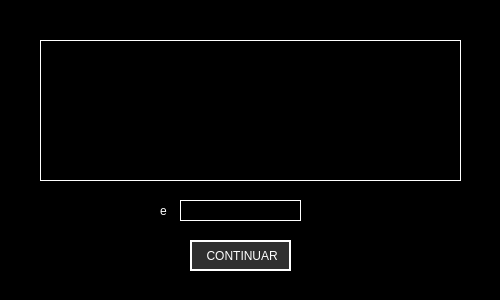
<?xml version="1.0" encoding="UTF-8"?>
<ui version="4.0">
 <class>coprime</class>
 <widget class="QDialog" name="coprime">
  <property name="geometry">
   <rect>
    <x>0</x>
    <y>0</y>
    <width>500</width>
    <height>300</height>
   </rect>
  </property>
  <property name="maximumSize">
   <size>
    <width>500</width>
    <height>350</height>
   </size>
  </property>
  <property name="windowTitle">
   <string>Coprimo</string>
  </property>
  <property name="styleSheet">
   <string notr="true">background-color: rgb(0, 0, 0);
color: rgb(255, 255, 255);</string>
  </property>
  <widget class="QPushButton" name="continuar">
   <property name="geometry">
    <rect>
     <x>190</x>
     <y>240</y>
     <width>101</width>
     <height>31</height>
    </rect>
   </property>
   <property name="styleSheet">
    <string notr="true">font: 10pt &quot;Nimbus Sans [UKWN]&quot;;
background-color: rgb(47, 47, 47);
border: 2px solid white;</string>
   </property>
   <property name="text">
    <string> CONTINUAR</string>
   </property>
  </widget>
  <widget class="QLabel" name="label">
   <property name="geometry">
    <rect>
     <x>40</x>
     <y>40</y>
     <width>421</width>
     <height>141</height>
    </rect>
   </property>
   <property name="styleSheet">
    <string notr="true">font: 12pt &quot;Nimbus Sans [UKWN]&quot;;
border: 1px solid white;</string>
   </property>
   <property name="text">
    <string/>
   </property>
   <property name="alignment">
    <set>Qt::AlignLeading|Qt::AlignLeft|Qt::AlignVCenter</set>
   </property>
  </widget>
  <widget class="QLineEdit" name="lineEdit">
   <property name="geometry">
    <rect>
     <x>180</x>
     <y>200</y>
     <width>121</width>
     <height>21</height>
    </rect>
   </property>
   <property name="styleSheet">
    <string notr="true">border: 1px solid white;</string>
   </property>
   <property name="text">
    <string/>
   </property>
  </widget>
  <widget class="QLabel" name="p">
   <property name="geometry">
    <rect>
     <x>160</x>
     <y>200</y>
     <width>16</width>
     <height>21</height>
    </rect>
   </property>
   <property name="styleSheet">
    <string notr="true">font: 700 14pt &quot;DejaVu Sans&quot;;</string>
   </property>
   <property name="text">
    <string>e</string>
   </property>
  </widget>
 </widget>
 <resources/>
 <connections/>
</ui>
